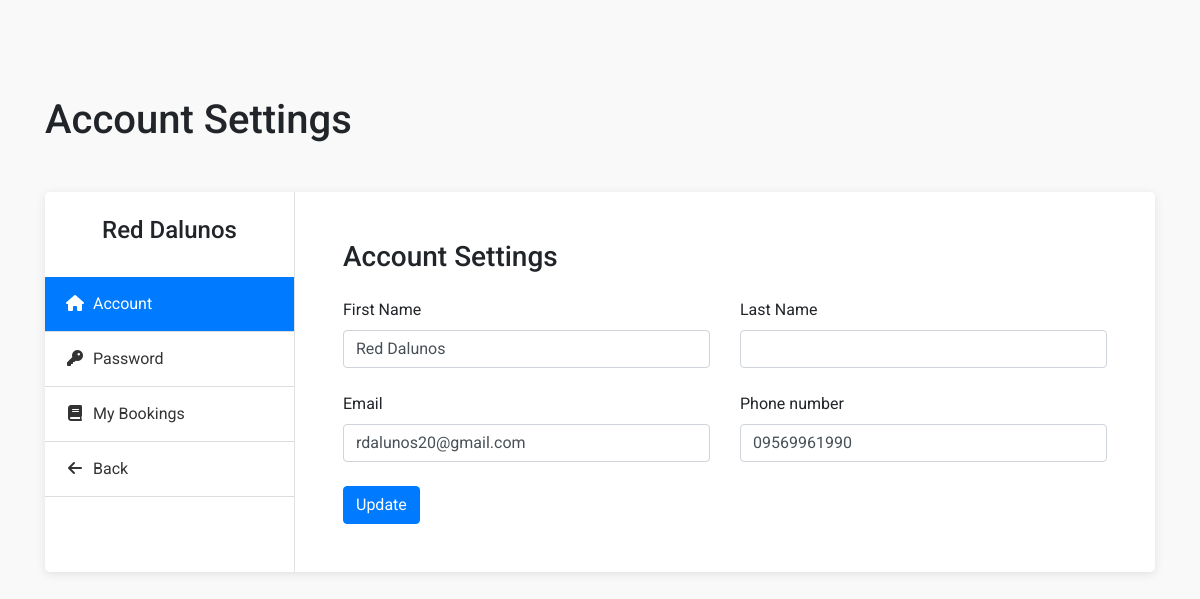
/profile.php (signed in), run on the app's committed database.
### tables this page shows
CREATE TABLE `users` (
  `id` int(100) NOT NULL,
  `name` varchar(20) NOT NULL,
  `email` varchar(50) NOT NULL,
  `password` varchar(50) NOT NULL,
  `number` varchar(11) NOT NULL,
  `address` varchar(500) NOT NULL,
  `image` varchar(500) NOT NULL,
  `token` varchar(20) NOT NULL,
  `confirmation` int(1) NOT NULL DEFAULT 0,
  `deactive` int(1) NOT NULL DEFAULT 0
);

### profile.php (the view, shortened to what this page needs)
<?php
include('includes/db.php');
?>
<!DOCTYPE html>
<html lang="en">
<head>
	<link rel="stylesheet" type="text/css" href="https://stackpath.bootstrapcdn.com/bootstrap/4.3.1/css/bootstrap.min.css">
	<link rel="stylesheet" href="https://stackpath.bootstrapcdn.com/font-awesome/4.7.0/css/font-awesome.min.css">
	<link rel="stylesheet" href="https://cdnjs.cloudflare.com/ajax/libs/font-awesome/6.0.0-beta3/css/all.min.css">
	<link rel="stylesheet" type="text/css" href="css/profile.css">
</head>
<body>
	<section class="py-5 my-5">
		<div class="container">
			<h1 class="mb-5">Account Settings</h1>
			<div class="bg-white shadow rounded-lg d-block d-sm-flex">
				<div class="profile-tab-nav border-right">
				<?php
				if (isset($_SESSION['user_id'])) {
					$user_id = $_SESSION['user_id'];
					$select_user = $conn->prepare("SELECT * FROM `users` WHERE id = ?");
					$select_user->execute([$user_id]);
					if ($select_user->rowCount() > 0) {
						$fetch_user = $select_user->fetch(PDO::FETCH_ASSOC);
						?>
						<div class="p-4">
							<h4 class="text-center"><?php echo $fetch_user['name'] . ' ' . $fetch_user['last_name']; ?></h4>
						</div>
						<?php
					} else {
						echo "<p>Logged-in user not found!</p>";
					}
				} else {
					echo "<p>User not logged in!</p>";
				}
			?>
					<div class="nav flex-column nav-pills" id="v-pills-tab" role="tablist" aria-orientation="vertical">
						<a class="nav-link active" id="account-tab" data-toggle="pill" href="#account" role="tab" aria-controls="account" aria-selected="true">
							<i class="fa fa-home text-center mr-1"></i>
							Account
						</a>
						<a class="nav-link" id="password-tab" data-toggle="pill" href="#password" role="tab" aria-controls="password" aria-selected="false">
							<i class="fa fa-key text-center mr-1"></i>
							Password
						</a>
						<a class="nav-link" id="bookings-tab" data-toggle="pill" href="#mybookings" role="tab" aria-controls="notification" aria-selected="false">
							<i class="fa fa-book text-center mr-1"></i>
							My Bookings
						</a>
						<a class="nav-link" href="index.php">
						<i class="fa fa-arrow-left text-center mr-1"></i>
						Back
						</a>
					</div>
				</div>
				<div class="tab-content p-4 p-md-5" id="v-pills-tabContent">
					<div class="tab-pane fade show active" id="account" role="tabpanel" aria-labelledby="account-tab">
					<form action="" method="post">
						<h3 class="mb-4">Account Settings</h3>
						<div class="row">
							<div class="col-md-6">
							<?php
							if (isset($_SESSION['user_id'])) {
								$user_id = $_SESSION['user_id'];
								$select_user = $conn->prepare("SELECT * FROM `users` WHERE id = ?");
								$select_user->execute([$user_id]);
								if ($select_user->rowCount() > 0) {
									$fetch_user = $select_user->fetch(PDO::FETCH_ASSOC);
									?>
								<div class="form-group">
								  	<label>First Name</label>
								  	<input type="text" name="name" class="form-control" value="<?= $fetch_user['name']; ?>">
								</div>
							</div>
							<div class="col-md-6">
								<div class="form-group">
								  	<label>Last Name</label>
								  	<input type="text" name="lname" class="form-control" value="<?= $fetch_user['last_name']; ?>">
								</div>
							</div>
							<div class="col-md-6">
								<div class="form-group">
								  	<label>Email</label>
								  	<input type="text" name="email" class="form-control" value="<?= $fetch_user['email']; ?>">
								</div>
							</div>
							<div class="col-md-6">
								<div class="form-group">
								  	<label>Phone number</label>
								  	<input type="text" name="number" class="form-control" value="<?= $fetch_user['number']; ?>">
								</div>
							</div>
							<?php
					} else {
						echo "<p>Logged-in user not found!</p>";
					}
				} else {
					echo "<p>User not logged in!</p>";
				}
			?>
						</div>
						<div>
							<button name="update" class="btn btn-primary">Update</button>
						</div>
			</form>
					</div>
				</div>
			</div>
		</div>
	</section>
</body>
</html>

### css/profile.css (style rules this page uses)
body { background: #f9f9f9; font-family: "Roboto", sans-serif; }
:root { --main-color:#007bff; --sub-color:#DCC69C; --white:#fff; --border:.1rem solid rgba(220, 198, 156, .3); }
.shadow { box-shadow: 0 2px 10px rgba(0, 0, 0, 0.1) !important; }
.profile-tab-nav { min-width: 250px; }
.tab-content { flex: 1; }
.form-group { margin-bottom: 1.5rem; }
.nav-pills a.nav-link { padding: 15px 20px; border-bottom: 1px solid #ddd; border-radius: 0; color: #333; }
.nav-pills a.nav-link i { width: 20px; }

### data on the page
users: name "Red Dalunos", email "rdalunos20@gmail.com", number "09569961990"
